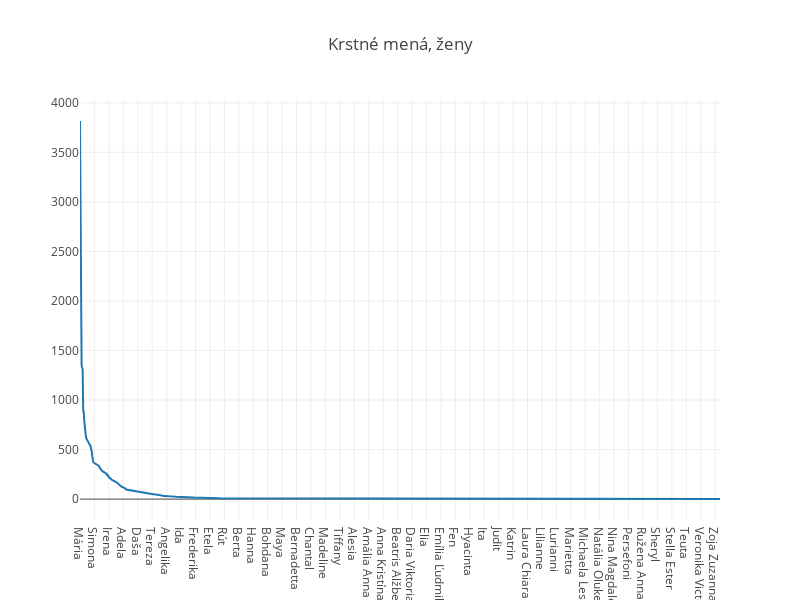

Write notebook code for a chart like this one.
### Code cell
iplot(
    {"data": [go.Scatter(x=MenaZ['Krstné_meno'], y=MenaZ['Počet'])],
     "layout": go.Layout({"title": "Krstné mená, ženy", "width": 800,"height": 600})},show_link=False, 
)

### Figure 1 — Plotly figure (JSON) as saved in the notebook; plotly's stock layout.template omitted (floating-point values rounded to 4 significant figures; data arrays with more than 128 entries replaced by an {"elided": "..."} marker saying what was removed)
{"data": [{"type": "scatter", "uid": "5a4a2566-d470-11e8-8b04-00163e1b6ae5", "x": {"elided": "1198 str values"}, "y": {"elided": "1198 int values"}}], "layout": {"height": 600, "title": "Krstné mená, ženy", "width": 800}}
